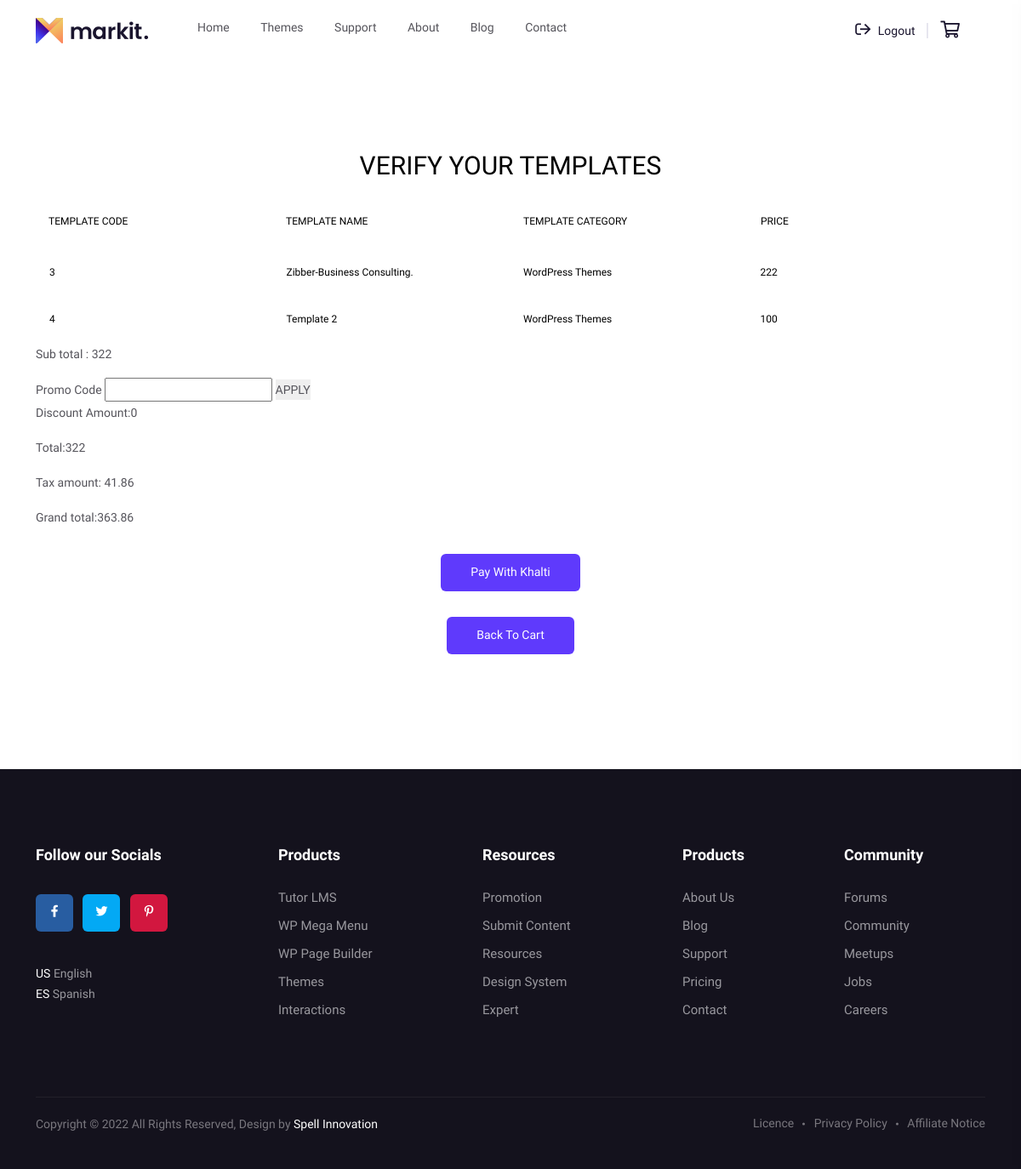
/checkout/ (signed in), run on an earlier commit of the app's database.
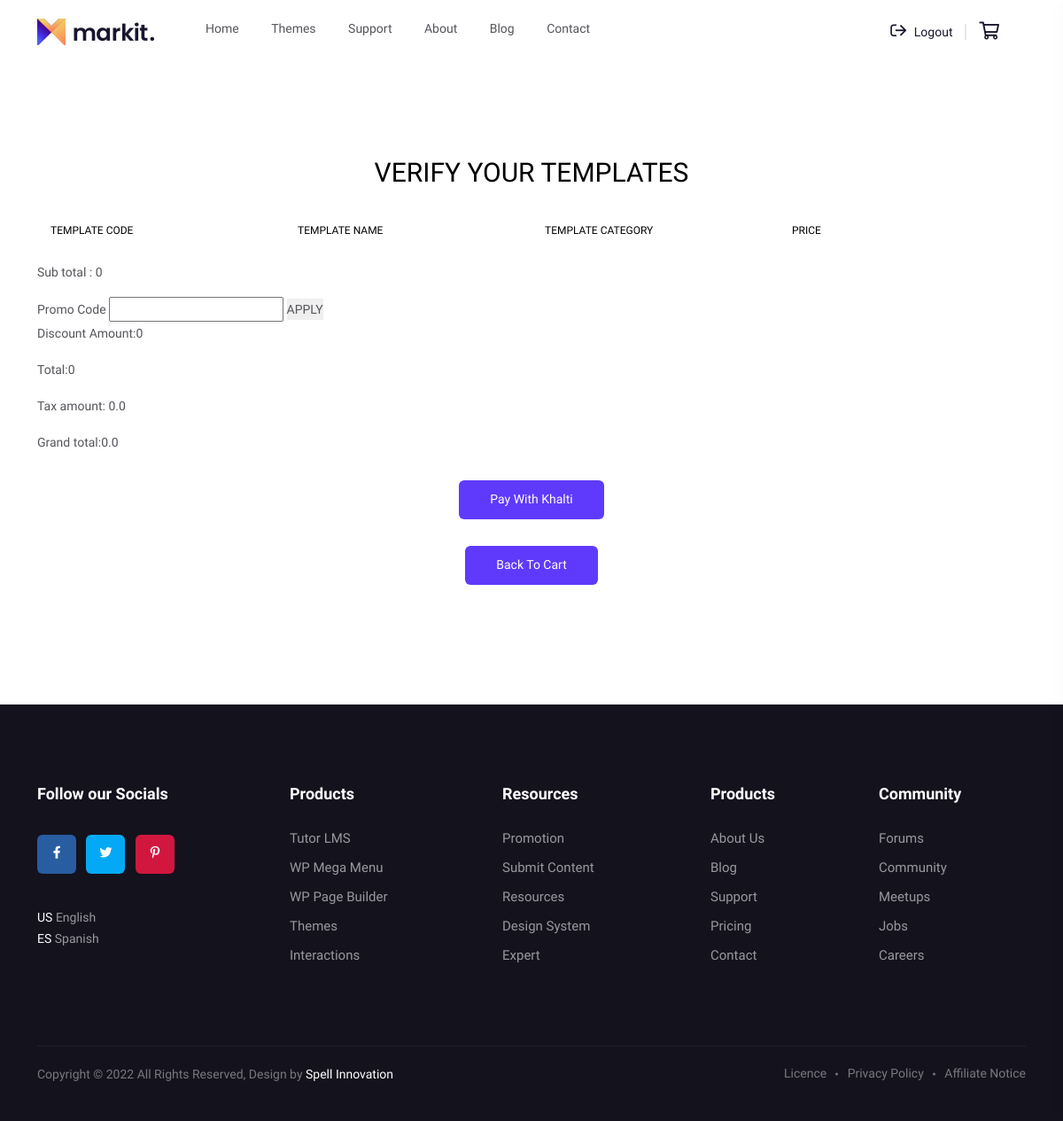
And on a later commit of the database.
### features/models.py (models this page shows, shortened)
class Cart(models.Model):
    user = models.ForeignKey(User, on_delete=models.CASCADE)
    template = models.ForeignKey(Template, on_delete=models.CASCADE)

### adminpanel/models.py (models this page shows)
class Template(models.Model):
    category = models.ForeignKey(Category, on_delete=models.CASCADE)
    sub_category = models.ForeignKey(
        SubCategory, on_delete=models.CASCADE, null=True, blank=True
    )
    child_category = models.ForeignKey(
        ChildCategory, on_delete=models.CASCADE, null=True, blank=True
    )
    template_name = models.CharField(max_length=1000)
    template_details = models.TextField()
    template_features = models.TextField()
    template_layout = models.TextField()
    template_price = models.IntegerField()
    TAX_CHOICES = (("yes", "yes"), ("no", "no"))
    is_taxable = models.CharField(max_length=20, choices=TAX_CHOICES, default="yes")
    version = models.CharField(max_length=100)
    framework = models.CharField(max_length=1000)
    template_image = models.ImageField(
        null=True, blank=True, upload_to="template_images/"
    )
    template_url = models.URLField(null=True, blank=True)
    template_file = models.FileField(null=True, blank=True, upload_to="template_files/")
    is_featured = models.BooleanField(null=True, default=0)
    created = models.DateTimeField(auto_now_add=True, null=True)
    def __str__(self):
        return self.template_name

class Category(models.Model):
    category = models.CharField(max_length=100, unique=True)
    category_image = models.ImageField(null=True, upload_to="category_images/")
    order = models.IntegerField(null=True)
    STATUS_CHOICES = (("active", "active"), ("inactive", "inactive"))
    status = models.CharField(max_length=100, choices=STATUS_CHOICES, default="active")
    created = models.DateTimeField(auto_now_add=True, null=True)
    def __str__(self):
        return self.category

### features/views.py (the view, shortened to what this page needs)
# urls.py: path("checkout/", views.checkout, name="checkout"),
def checkout(request):
    carts = Cart.objects.filter(user=request.user)
    promo = None
    promo = ""
    sub_total = 0
    for cart in carts:
        template = Template.objects.get(template_name=cart.template)
        sub_total += template.template_price
    discount_amt = 0
    total = sub_total - discount_amt
    tax_amt = 0.13 * total
    context = {
        "carts": carts,
        "sub_total": sub_total,
        "tax_amt": tax_amt,
        "grand_total": total + tax_amt,
        "total": total,
        "discount_amt": discount_amt,
        "promo_code": promo,
    }
    return render(request, "checkout.html", context)

### templates/checkout.html (shortened to what this page needs)
{% include 'header.html' %}
<section class="category__area pt-105 pb-135">
  <div class="container">
    <section>
      <h1>Verify your templates</h1>
      <div class="tbl-header">
        <table cellpadding="0" cellspacing="0">
          <thead>
            <tr>
              <th>Template Code</th>
              <th>Template Name</th>
              <th>Template Category</th>
              <th>Price</th>
            </tr>
          </thead>
        </table>
      </div>
      <div class="tbl-content">
        <table cellpadding="0" cellspacing="0">
          <tbody>
            {% for carts in carts %}
            <tr>
              <td>{{carts.template.id}}</td>
              <td>{{carts.template}}</td>
              <td>{{carts.template.category}}</td>
              <td>{{carts.template.template_price}}</td>
            </tr>
            {% endfor %}
          </tbody>
        </table>
      </div>
      <p>Sub total : {{sub_total}}</p>
      <form method="POST" action="">
        <label for="">Promo Code</label>
        <input type="text" name="promo_code" value="{{promo_code}}" />
        <button type="submit">APPLY</button>
      </form>
      <p>Discount Amount:{{discount_amt}}</p>
      <p>Total:{{total}}</p>
      <p>Tax amount: {{tax_amt}}</p>
      <p>Grand total:{{grand_total}}</p>
      <div class="col-xxl-12">
        <div class="category__more mt-30 text-center">
          <div class="m-btn m-btn-2">
            <span id="payment-button"> Pay with khalti </span></a
        </div>
        <div class="category__more mt-30 text-center">
          <a href="{% url 'cart' %}" class="m-btn m-btn-2">
             Back to Cart</a
          >
        </div>
      </div>
    </section>
  </div>
</section>
{% include 'footer.html' %}

What changed in the data, as far as the page shows it:
removed Cart: template.id "3", template "Zibber-Business Consulting.", template.category "WordPress Themes", template.template_price "222"
removed Cart: template.id "4", template "Template 2", template.category "WordPress Themes", template.template_price "100"
Also different on the page:
{{ sub_total }}: "322" → "0"
{{ total }}: "322" → "0"
{{ tax_amt }}: "41.86" → "0.0"
{{ grand_total }}: "363.86" → "0.0"
